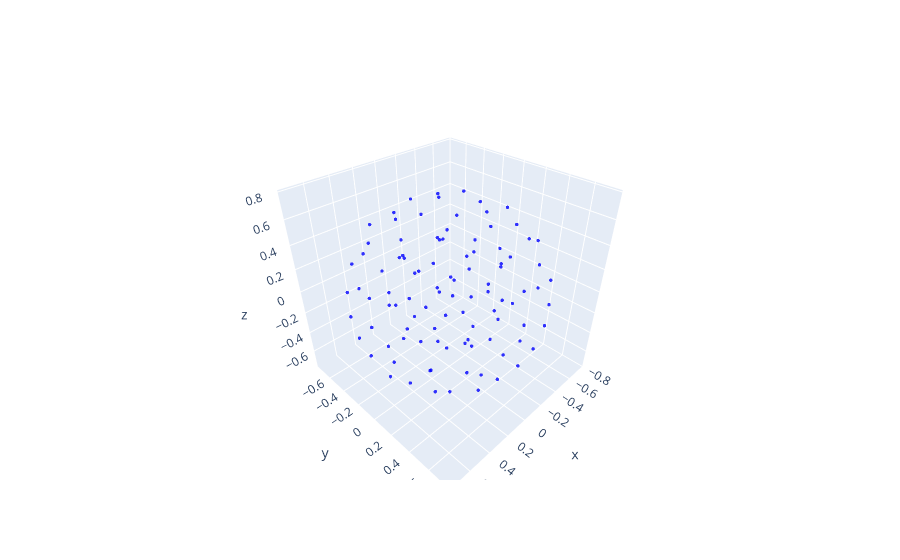

Write notebook code for a chart like this one.
### Code cell
from torch_pointcloud.utils.geometry import spherical_points_gradient, spherical_points_lloyd
from torch_pointcloud.utils.plotly import plot_points

kernel_points_v2, grad = spherical_points_gradient(
    radius=1.0,
    num_points=100,
    fixed_position='none',
    ratio=0.66,
)

plot_points(kernel_points_v2)
